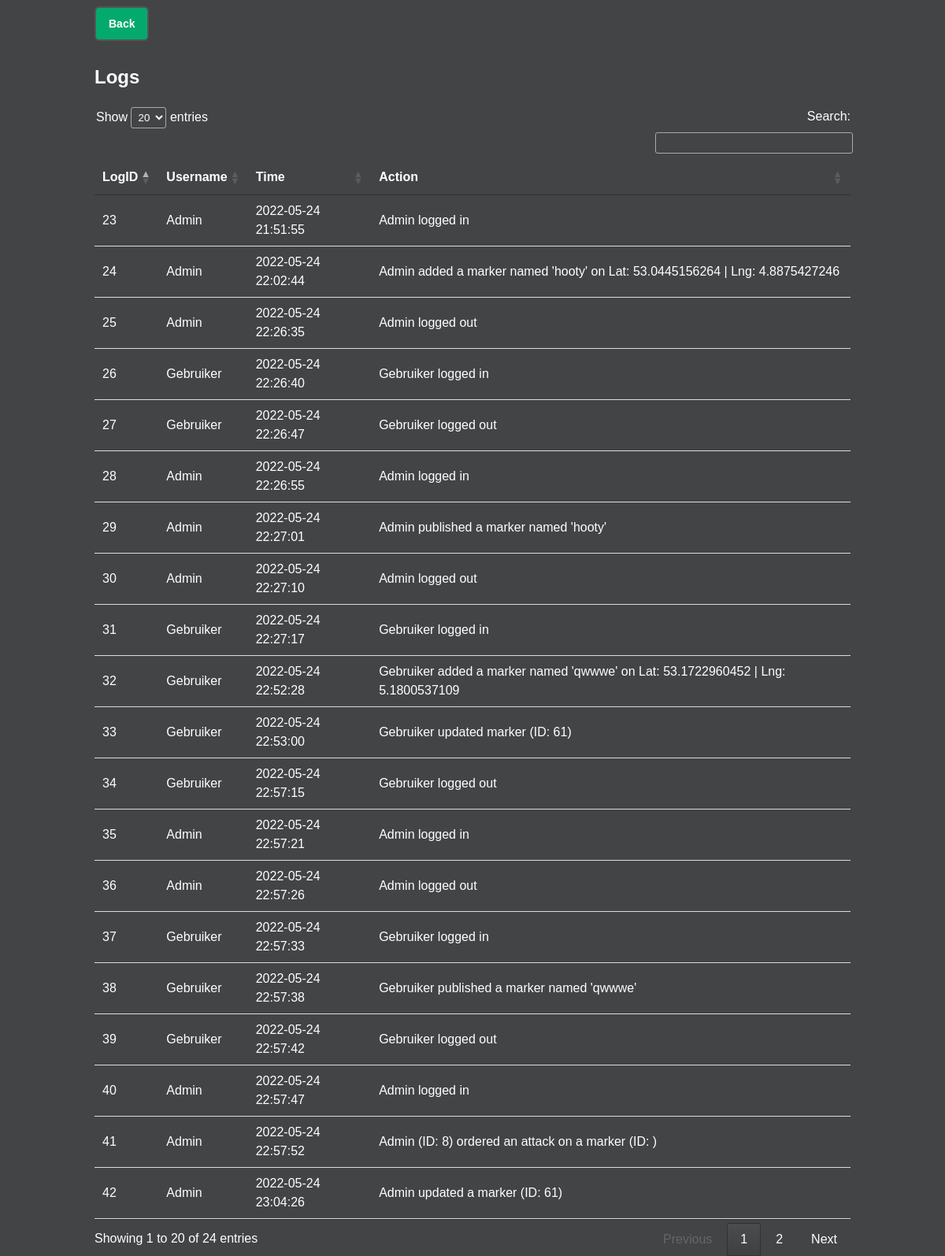
The page /logs.php on the database its author committed.
### tables this page shows
CREATE TABLE `logs` (
  `logID` int(11) NOT NULL,
  `createdAt` timestamp NOT NULL DEFAULT current_timestamp(),
  `updatedAt` datetime DEFAULT NULL,
  `userID` int(11) NOT NULL,
  `logEntry` varchar(256) NOT NULL
);

CREATE TABLE `users` (
  `ID` int(11) NOT NULL,
  `createdAt` timestamp NOT NULL DEFAULT current_timestamp(),
  `updatedAt` datetime DEFAULT NULL,
  `name` varchar(50) NOT NULL,
  `password` varchar(255) NOT NULL,
  `ipadres` varchar(50) NOT NULL,
  `logintime` varchar(50) NOT NULL,
  `role` varchar(50) NOT NULL,
  `actions` varchar(50) NOT NULL
);

### logs.php (the view, shortened to what this page needs)
<!DOCTYPE html>
<html lang="en">
<head>
    <?php require 'conn.php' ?>
    <link rel="stylesheet" type="text/css" href="https://cdn.datatables.net/1.12.0/css/jquery.dataTables.css">
    <link rel="stylesheet" href="./style/new-style.css">
</head>
<body class="">
    <main class="container">
        <button onclick="location.href='./admindashboard.php';">Back</button>
        <h2>Logs</h2>
        <table id="tableID">
            <thead>
                <tr>
                    <th>LogID</th>
                    <th>Username</th>
                    <th>Time</th>
                    <th>Action</th>
                </tr>
            </thead>
            <tbody>
                <?php
                $sql1 = "SELECT logs.logID, logs.createdAt, logs.userID, logs.logEntry, users.name FROM logs
                INNER JOIN users on users.ID = logs.userID
                ORDER BY createdAt DESC";
                $stmt = mysqli_query($conn, $sql1);
                while ($row = mysqli_fetch_assoc($stmt)) {
                    echo "<tr>
                    <td>" . $row['logID'] . "</td>
                    <td>" . $row['name'] . "</td>" .
                        "<td>" . $row['createdAt'] . "</td>
                    <td>" . $row['logEntry'] . "</td>
                    </tr>";
                }
                ?>
            </tbody>
        </table>
    </main>
</body>
</html>

### style/new-style.css (style rules this page uses)
:root { --colorPink: #FED0D1; --colorRed: #F34A4E; --bg-color: black; --text-color: #fefefe; --text-dark-color: #434446; --dark-background: #434446; --dark-text-color: #DBDCDE; --text-color-secondary: #FED0D1; --transition: all .275s ease-out; --boxshadow: rgba(0, 0, 0, 0.09) 0px 2px 1px, rgba(0, 0, 0, 0.09) 0px 4px 2px, rgba(0, 0, 0, 0.09) 0px 8px 4px, rgba(0, 0, 0, 0.09) 0px 16px 8px, rgba(0, 0, 0, 0.09) 0px 32px 16px; }
html, body { margin: 0; padding: 0; width: 100%; height: 100%; font-family: Arial, Helvetica, sans-serif; font-size: 1em; line-height: 1.5; background-color: var(--dark-background); color: var(--dark-text-color); overflow-x: hidden; -webkit-font-smoothing: antialiased; -moz-osx-font-smoothing: grayscale; box-sizing: inherit; -moz-box-sizing: inherit; -webkit-box-sizing: inherit; }
button, input[type='submit'] { font-size: 14px; display: inline-block; border: 2px solid #555; outline: none; font-weight: bold; background-color: #04AA6D; color: #fff; padding: 12px 16px; margin: 8px 0px; color: var(--text-color); cursor: pointer; transition: all .275s; width: 100%; user-select: none; text-decoration: none; border-radius: 6px; }
.container { max-width: 60rem; margin: 0 auto; }

### logs.php (style rules this page uses)
table { border-collapse: collapse; }
th, td { padding: 8px; text-align: left; border-bottom: 1px solid #DDD; }
html, body { color: #fff; }
button { width: auto; }

### rows shown on the page
logs: logID "42", userID.name "Admin", createdAt "2022-05-24 23:04:26", logEntry "Admin updated a marker (ID: 61)"
logs: logID "41", userID.name "Admin", createdAt "2022-05-24 22:57:52", logEntry "Admin (ID: 8) ordered an attack on a marker (ID: )"
logs: logID "40", userID.name "Admin", createdAt "2022-05-24 22:57:47", logEntry "Admin logged in"
logs: logID "39", userID.name "Gebruiker", createdAt "2022-05-24 22:57:42", logEntry "Gebruiker logged out"
logs: logID "38", userID.name "Gebruiker", createdAt "2022-05-24 22:57:38", logEntry "Gebruiker published a marker named 'qwwwe'"
logs: logID "37", userID.name "Gebruiker", createdAt "2022-05-24 22:57:33", logEntry "Gebruiker logged in"
logs: logID "36", userID.name "Admin", createdAt "2022-05-24 22:57:26", logEntry "Admin logged out"
logs: logID "35", userID.name "Admin", createdAt "2022-05-24 22:57:21", logEntry "Admin logged in"
logs: logID "34", userID.name "Gebruiker", createdAt "2022-05-24 22:57:15", logEntry "Gebruiker logged out"
logs: logID "33", userID.name "Gebruiker", createdAt "2022-05-24 22:53:00", logEntry "Gebruiker updated marker (ID: 61)"
logs: logID "32", userID.name "Gebruiker", createdAt "2022-05-24 22:52:28", logEntry "Gebruiker added a marker named 'qwwwe' on Lat: 53.1722960452 | Lng: 5.1800537109"
logs: logID "31", userID.name "Gebruiker", createdAt "2022-05-24 22:27:17", logEntry "Gebruiker logged in"
logs: logID "30", userID.name "Admin", createdAt "2022-05-24 22:27:10", logEntry "Admin logged out"
logs: logID "29", userID.name "Admin", createdAt "2022-05-24 22:27:01", logEntry "Admin published a marker named 'hooty'"
logs: logID "28", userID.name "Admin", createdAt "2022-05-24 22:26:55", logEntry "Admin logged in"
logs: logID "27", userID.name "Gebruiker", createdAt "2022-05-24 22:26:47", logEntry "Gebruiker logged out"
logs: logID "26", userID.name "Gebruiker", createdAt "2022-05-24 22:26:40", logEntry "Gebruiker logged in"
logs: logID "25", userID.name "Admin", createdAt "2022-05-24 22:26:35", logEntry "Admin logged out"
logs: logID "24", userID.name "Admin", createdAt "2022-05-24 22:02:44", logEntry "Admin added a marker named 'hooty' on Lat: 53.0445156264 | Lng: 4.8875427246"
logs: logID "23", userID.name "Admin", createdAt "2022-05-24 21:51:55", logEntry "Admin logged in"
